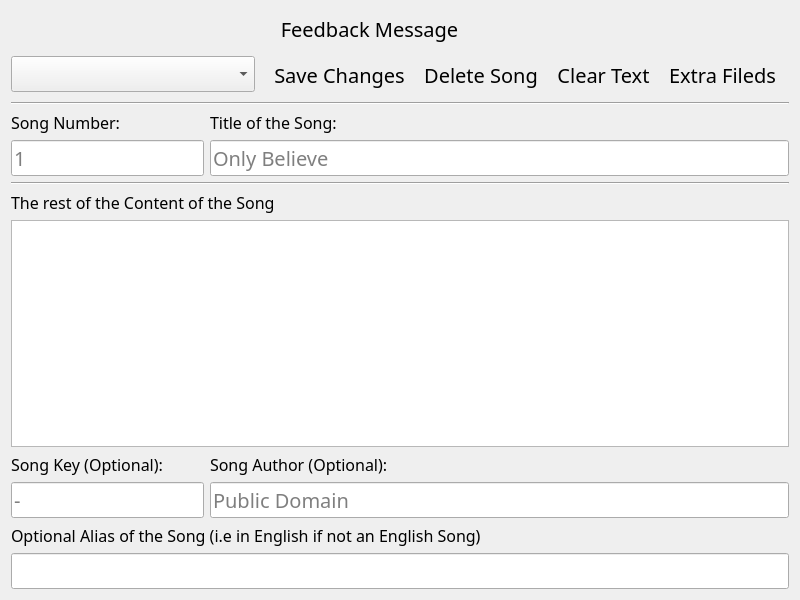
<?xml version="1.0" encoding="UTF-8"?>
<ui version="4.0">
 <class>AppEditor</class>
 <widget class="QDialog" name="AppEditor">
  <property name="geometry">
   <rect>
    <x>0</x>
    <y>0</y>
    <width>800</width>
    <height>600</height>
   </rect>
  </property>
  <property name="font">
   <font>
    <family>Trebuchet MS</family>
    <pointsize>15</pointsize>
   </font>
  </property>
  <property name="windowTitle">
   <string>Song Editor</string>
  </property>
  <property name="windowIcon">
   <iconset resource="icons/icons.qrc">
    <normaloff>:/icons/appicon</normaloff>:/icons/appicon</iconset>
  </property>
  <property name="sizeGripEnabled">
   <bool>false</bool>
  </property>
  <layout class="QVBoxLayout" name="MainLayout">
   <item>
    <layout class="QHBoxLayout" name="CentralWidget">
     <property name="bottomMargin">
      <number>0</number>
     </property>
     <item>
      <layout class="QVBoxLayout" name="MainPanel">
       <item>
        <layout class="QHBoxLayout" name="LayoutFeedback">
         <item>
          <widget class="QLabel" name="LblFeedback">
           <property name="sizePolicy">
            <sizepolicy hsizetype="Expanding" vsizetype="Preferred">
             <horstretch>0</horstretch>
             <verstretch>0</verstretch>
            </sizepolicy>
           </property>
           <property name="text">
            <string>Feedback Message</string>
           </property>
           <property name="alignment">
            <set>Qt::AlignCenter</set>
           </property>
          </widget>
         </item>
         <item>
          <widget class="QPushButton" name="BtnFeedback">
           <property name="sizePolicy">
            <sizepolicy hsizetype="Fixed" vsizetype="Fixed">
             <horstretch>0</horstretch>
             <verstretch>0</verstretch>
            </sizepolicy>
           </property>
           <property name="text">
            <string/>
           </property>
           <property name="icon">
            <iconset resource="icons/icons.qrc">
             <normaloff>:/icons/close</normaloff>:/icons/close</iconset>
           </property>
           <property name="flat">
            <bool>true</bool>
           </property>
          </widget>
         </item>
        </layout>
       </item>
       <item>
        <layout class="QHBoxLayout" name="horizontalLayout">
         <item>
          <widget class="QComboBox" name="CmbSongbooks"/>
         </item>
         <item>
          <widget class="QToolBar" name="ToolbarEditor">
           <property name="sizePolicy">
            <sizepolicy hsizetype="Preferred" vsizetype="Fixed">
             <horstretch>0</horstretch>
             <verstretch>0</verstretch>
            </sizepolicy>
           </property>
           <property name="windowTitle">
            <string notr="true">toolBar1</string>
           </property>
           <property name="toolButtonStyle">
            <enum>Qt::ToolButtonTextBesideIcon</enum>
           </property>
           <addaction name="actionSave"/>
           <addaction name="actionDelete"/>
           <addaction name="actionClear"/>
           <addaction name="actionExtra"/>
          </widget>
         </item>
        </layout>
       </item>
       <item>
        <widget class="Line" name="line">
         <property name="orientation">
          <enum>Qt::Horizontal</enum>
         </property>
        </widget>
       </item>
       <item>
        <layout class="QHBoxLayout" name="HLayout_2">
         <item>
          <layout class="QVBoxLayout" name="verticalLayout">
           <item>
            <widget class="QLabel" name="LblNumber">
             <property name="font">
              <font>
               <pointsize>12</pointsize>
              </font>
             </property>
             <property name="text">
              <string>Song Number:</string>
             </property>
            </widget>
           </item>
           <item>
            <widget class="QLineEdit" name="TxtNumber">
             <property name="sizePolicy">
              <sizepolicy hsizetype="Minimum" vsizetype="Fixed">
               <horstretch>0</horstretch>
               <verstretch>0</verstretch>
              </sizepolicy>
             </property>
             <property name="minimumSize">
              <size>
               <width>100</width>
               <height>0</height>
              </size>
             </property>
             <property name="inputMethodHints">
              <set>Qt::ImhDigitsOnly</set>
             </property>
             <property name="text">
              <string/>
             </property>
             <property name="placeholderText">
              <string>1</string>
             </property>
            </widget>
           </item>
          </layout>
         </item>
         <item>
          <layout class="QVBoxLayout" name="LayoutTitle">
           <item>
            <widget class="QLabel" name="LblTitle">
             <property name="font">
              <font>
               <pointsize>12</pointsize>
              </font>
             </property>
             <property name="text">
              <string>Title of the Song:</string>
             </property>
            </widget>
           </item>
           <item>
            <widget class="QLineEdit" name="TxtTitle">
             <property name="sizePolicy">
              <sizepolicy hsizetype="Expanding" vsizetype="Fixed">
               <horstretch>0</horstretch>
               <verstretch>0</verstretch>
              </sizepolicy>
             </property>
             <property name="placeholderText">
              <string>Only Believe</string>
             </property>
            </widget>
           </item>
          </layout>
         </item>
        </layout>
       </item>
       <item>
        <widget class="Line" name="line_2">
         <property name="orientation">
          <enum>Qt::Horizontal</enum>
         </property>
        </widget>
       </item>
       <item>
        <widget class="QLabel" name="LblContent">
         <property name="font">
          <font>
           <pointsize>12</pointsize>
          </font>
         </property>
         <property name="text">
          <string>The rest of the Content of the Song</string>
         </property>
        </widget>
       </item>
       <item>
        <widget class="QPlainTextEdit" name="TxtContent">
         <property name="sizePolicy">
          <sizepolicy hsizetype="Expanding" vsizetype="Expanding">
           <horstretch>0</horstretch>
           <verstretch>0</verstretch>
          </sizepolicy>
         </property>
         <property name="verticalScrollBarPolicy">
          <enum>Qt::ScrollBarAsNeeded</enum>
         </property>
         <property name="horizontalScrollBarPolicy">
          <enum>Qt::ScrollBarAlwaysOff</enum>
         </property>
         <property name="plainText">
          <string/>
         </property>
         <property name="placeholderText">
          <string/>
         </property>
        </widget>
       </item>
       <item>
        <layout class="QHBoxLayout" name="HLayout_3">
         <item>
          <layout class="QVBoxLayout" name="LayoutKey">
           <item>
            <widget class="QLabel" name="LblKey">
             <property name="font">
              <font>
               <pointsize>12</pointsize>
              </font>
             </property>
             <property name="text">
              <string>Song Key (Optional):</string>
             </property>
            </widget>
           </item>
           <item>
            <widget class="QLineEdit" name="TxtKey">
             <property name="sizePolicy">
              <sizepolicy hsizetype="Preferred" vsizetype="Fixed">
               <horstretch>0</horstretch>
               <verstretch>0</verstretch>
              </sizepolicy>
             </property>
             <property name="placeholderText">
              <string>-</string>
             </property>
            </widget>
           </item>
          </layout>
         </item>
         <item>
          <layout class="QVBoxLayout" name="LayoutAuthor">
           <item>
            <widget class="QLabel" name="LblAuthor">
             <property name="font">
              <font>
               <pointsize>12</pointsize>
              </font>
             </property>
             <property name="text">
              <string>Song Author (Optional):</string>
             </property>
            </widget>
           </item>
           <item>
            <widget class="QLineEdit" name="TxtAuthor">
             <property name="sizePolicy">
              <sizepolicy hsizetype="Expanding" vsizetype="Fixed">
               <horstretch>0</horstretch>
               <verstretch>0</verstretch>
              </sizepolicy>
             </property>
             <property name="placeholderText">
              <string>Public Domain</string>
             </property>
            </widget>
           </item>
          </layout>
         </item>
        </layout>
       </item>
       <item>
        <widget class="QLabel" name="LblAlias">
         <property name="font">
          <font>
           <pointsize>12</pointsize>
          </font>
         </property>
         <property name="text">
          <string>Optional Alias of the Song (i.e in English if not an English Song)</string>
         </property>
        </widget>
       </item>
       <item>
        <layout class="QHBoxLayout" name="HLayout_4">
         <item>
          <widget class="QLineEdit" name="TxtAlias">
           <property name="placeholderText">
            <string/>
           </property>
          </widget>
         </item>
        </layout>
       </item>
      </layout>
     </item>
    </layout>
   </item>
  </layout>
  <action name="actionSave">
   <property name="icon">
    <iconset resource="icons/icons.qrc">
     <normaloff>:/icons/check.png</normaloff>:/icons/check.png</iconset>
   </property>
   <property name="text">
    <string>Save Changes</string>
   </property>
   <property name="iconText">
    <string>Save Changes</string>
   </property>
   <property name="toolTip">
    <string>Save Changes</string>
   </property>
  </action>
  <action name="actionDelete">
   <property name="icon">
    <iconset resource="icons/icons.qrc">
     <normaloff>:/icons/delete.png</normaloff>:/icons/delete.png</iconset>
   </property>
   <property name="text">
    <string>Delete Song</string>
   </property>
  </action>
  <action name="actionClear">
   <property name="icon">
    <iconset resource="icons/icons.qrc">
     <normaloff>:/icons/cancel</normaloff>:/icons/cancel</iconset>
   </property>
   <property name="text">
    <string>Clear Text</string>
   </property>
  </action>
  <action name="actionExtra">
   <property name="icon">
    <iconset resource="icons/icons.qrc">
     <normaloff>:/Down_Black.png</normaloff>:/Down_Black.png</iconset>
   </property>
   <property name="text">
    <string>Extra Fileds</string>
   </property>
  </action>
 </widget>
 <resources>
  <include location="icons/icons.qrc"/>
 </resources>
 <connections/>
</ui>
